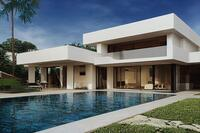
#> input picture images-videos/house.jpg, 200 x 133 px
$ jupyter execute '2.apply DFT with numpy.ipynb'
#> lines starting #> are read from the running program, lines starting #| are printed output that depends on the picture
<p style="font-family:Bookman Old Style;font-size:27px; text-align:center">The FFT with the numpy.fft module</p>

 <div style="margin:0 130px 0 30px;text-align:justify"><p style="font-family:Source Sans Pro;font-size:20px">The DFT of an image can be computed with the numpy.fft module's similar set of functions.</p></div>

<p style="font-family:Bookman Old Style;font-size:27px">Computing the magnitude and phase of a DFT</p>

<div style="margin:0 130px 0 30px;text-align:justify"><p style="font-family:Source Sans Pro;font-size:20px">We'll use the house.jpg image as input and thus fft2() to get the real and imaginary components of the Fourier coefficients<br>
After that, we'll compute the magnitude/spectrum and the phase and, finally, use ifft2() to reconstruct the image:</p></div>

<p style="font-family:Bookman Old Style;font-size:27px">Import libraries</p>

[cell 1]
import numpy as np
from skimage.io import imread
from skimage.color import rgb2gray
import matplotlib.pyplot as plt

<p style="font-family:Bookman Old Style;font-size:27px">Reading and Converting Image to Grayscale</p>

[cell 2]
img = rgb2gray(imread('../images-videos/house.jpg'))
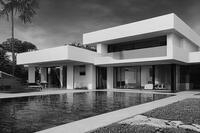
#> img: shape (133, 200) float64; min 0.00333, max 0.941, mean 0.419

<p style="font-family:Bookman Old Style;font-size:27px">Applying FFT and Shifting the Frequency</p>

[cell 3]
freq_img = np.fft.fft2(img)
shift_img = np.fft.fftshift(freq_img)

<p style="font-family:Bookman Old Style;font-size:27px">Calculating Magnitude and Phase of the Frequency Spectrum</p>

[cell 4]
magnitude_img = 20 * (np.log10(np.abs(shift_img)) + 0.01)
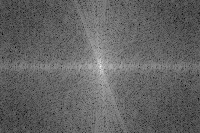
#> magnitude_img: shape (133, 200) float64; min -27.31, max 81.15, mean 15; drawn with min black and max white
phase_img = np.angle(shift_img)
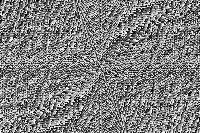
#> phase_img: shape (133, 200) float64; min -3.14, max 3.14, mean 0.000118; drawn with min black and max white

<p style="font-family:Bookman Old Style;font-size:27px">Reconstructing the Image Using Inverse FFT</p>

[cell 5]
real_freq_img = np.fft.ifft2(freq_img).real

<p style="font-family:Bookman Old Style;font-size:27px">Plotting Results</p>

[cell 6]
plt.figure(figsize=(12, 6))

plt.subplot(221)
plt.imshow(img, cmap='gray')
plt.title('Original Image', size=17)
plt.axis('off')

plt.subplot(222)
plt.imshow(magnitude_img, cmap='gray')
plt.title('FFT Spectrum Magnitude', size=17)
plt.axis('off')

plt.subplot(223)
plt.imshow(phase_img, cmap='gray')
plt.title('FFT Phase', size=17)
plt.axis('off')

plt.subplot(224)
plt.imshow(real_freq_img, cmap='gray')
plt.title('Reconstructed Image', size=17)
plt.axis('off')
plt.show()
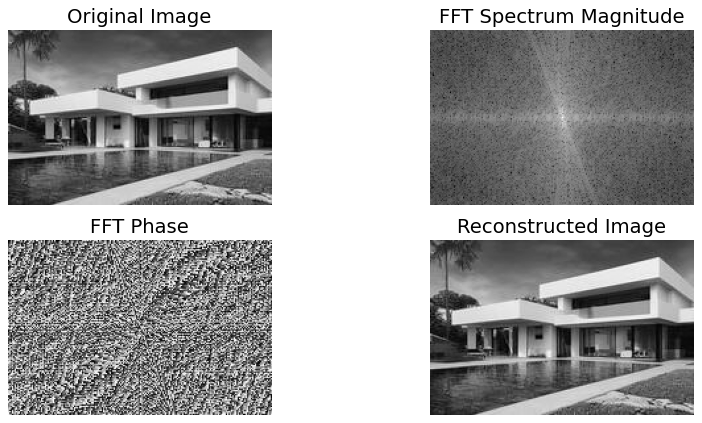
#> figure drawn by matplotlib, 4 panels
